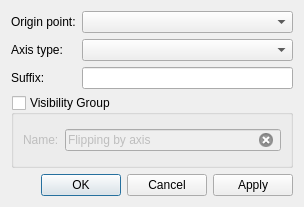
<?xml version="1.0" encoding="UTF-8"?>
<ui version="4.0">
 <class>DialogFlippingByAxis</class>
 <widget class="QDialog" name="DialogFlippingByAxis">
  <property name="geometry">
   <rect>
    <x>0</x>
    <y>0</y>
    <width>304</width>
    <height>207</height>
   </rect>
  </property>
  <property name="windowTitle">
   <string>Flipping by axis</string>
  </property>
  <layout class="QVBoxLayout" name="verticalLayout">
   <item>
    <layout class="QFormLayout" name="formLayout">
     <item row="0" column="0">
      <widget class="QLabel" name="labelOriginPoint">
       <property name="text">
        <string>Origin point:</string>
       </property>
      </widget>
     </item>
     <item row="0" column="1">
      <widget class="QComboBox" name="comboBoxOriginPoint"/>
     </item>
     <item row="2" column="0">
      <widget class="QLabel" name="labelSuffix">
       <property name="text">
        <string>Suffix:</string>
       </property>
      </widget>
     </item>
     <item row="2" column="1">
      <widget class="QLineEdit" name="lineEditSuffix"/>
     </item>
     <item row="1" column="0">
      <widget class="QLabel" name="labelAxisType">
       <property name="text">
        <string>Axis type:</string>
       </property>
      </widget>
     </item>
     <item row="1" column="1">
      <widget class="QComboBox" name="comboBoxAxisType"/>
     </item>
    </layout>
   </item>
   <item>
    <widget class="QGroupBox" name="groupBoxVisibilityGroup">
     <property name="toolTip">
      <string>Enable to create a visibility gropup from original objects</string>
     </property>
     <property name="title">
      <string>Visibility Group</string>
     </property>
     <property name="checkable">
      <bool>true</bool>
     </property>
     <property name="checked">
      <bool>false</bool>
     </property>
     <layout class="QHBoxLayout" name="horizontalLayout_2">
      <item>
       <widget class="QLabel" name="labelGroupName">
        <property name="text">
         <string>Name:</string>
        </property>
       </widget>
      </item>
      <item>
       <widget class="QLineEdit" name="lineEditVisibilityGroup">
        <property name="text">
         <string>Flipping by axis</string>
        </property>
        <property name="clearButtonEnabled">
         <bool>true</bool>
        </property>
       </widget>
      </item>
     </layout>
    </widget>
   </item>
   <item>
    <widget class="QDialogButtonBox" name="buttonBox">
     <property name="orientation">
      <enum>Qt::Horizontal</enum>
     </property>
     <property name="standardButtons">
      <set>QDialogButtonBox::Apply|QDialogButtonBox::Cancel|QDialogButtonBox::Ok</set>
     </property>
    </widget>
   </item>
  </layout>
 </widget>
 <resources/>
 <connections>
  <connection>
   <sender>buttonBox</sender>
   <signal>accepted()</signal>
   <receiver>DialogFlippingByAxis</receiver>
   <slot>accept()</slot>
   <hints>
    <hint type="sourcelabel">
     <x>248</x>
     <y>254</y>
    </hint>
    <hint type="destinationlabel">
     <x>157</x>
     <y>274</y>
    </hint>
   </hints>
  </connection>
  <connection>
   <sender>buttonBox</sender>
   <signal>rejected()</signal>
   <receiver>DialogFlippingByAxis</receiver>
   <slot>reject()</slot>
   <hints>
    <hint type="sourcelabel">
     <x>316</x>
     <y>260</y>
    </hint>
    <hint type="destinationlabel">
     <x>286</x>
     <y>274</y>
    </hint>
   </hints>
  </connection>
 </connections>
</ui>
